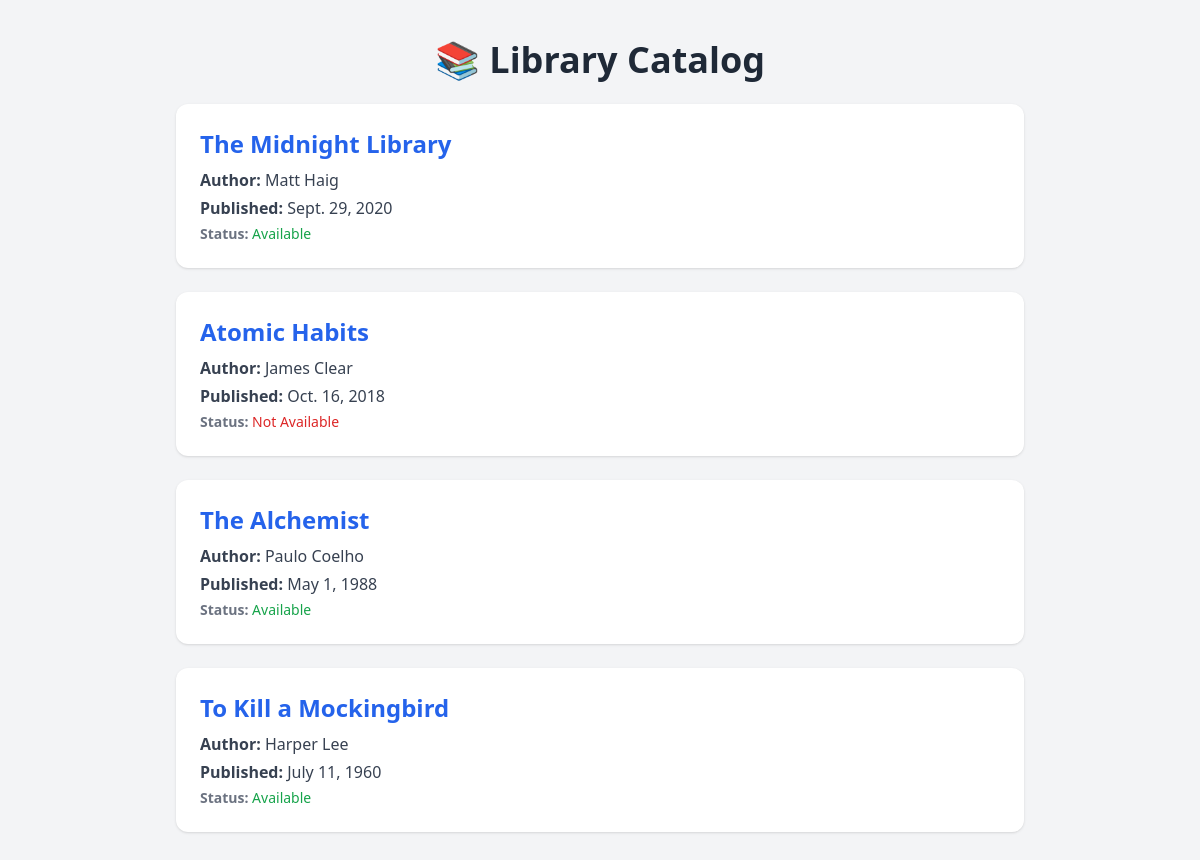
The page / on the database its author committed.
### books/models.py (models this page shows, shortened)
class Book(models.Model):
    title = models.CharField(max_length=200)
    author = models.CharField(max_length=100)
    published_date = models.DateField()
    is_available = models.BooleanField(default=True)

### books/views.py (the view)
# urls.py: path('', views.book_list, name='book_list'),
def book_list(request):
    books = Book.objects.all()
    return render(request, 'books/book_list.html', {'books': books})

### books/templates/books/book_list.html (shortened to what this page needs)
<!DOCTYPE html>
<html lang="en">
<head>
    <script src="https://cdn.tailwindcss.com"></script>
</head>
<body class="bg-gray-100 text-gray-800">
    <div class="max-w-4xl mx-auto py-10 px-6">
        <h1 class="text-4xl font-bold mb-6 text-center">📚 Library Catalog</h1>
        {% for book in books %}
            <div class="bg-white rounded-xl shadow p-6 mb-6 hover:shadow-lg transition">
                <h2 class="text-2xl font-semibold mb-2 text-blue-600">
                    <a href="{% url 'book_detail' book.id %}">{{ book.title }}</a>
                </h2>
                <p class="text-gray-700 mb-1"><strong>Author:</strong> {{ book.author }}</p>
                <p class="text-gray-700 mb-1"><strong>Published:</strong> {{ book.published_date }}</p>
                <p class="text-sm text-gray-500">
                    <strong>Status:</strong>
                    <span class="{% if book.is_available %}text-green-600{% else %}text-red-600{% endif %}">
                        {{ book.is_available|yesno:"Available,Not Available" }}
                    </span>
                </p>
            </div>
        {% empty %}
            <p class="text-center text-gray-600">No books available.</p>
        {% endfor %}
    </div>
</body>
</html>

### rows shown on the page
Book: title "The Midnight Library", author "Matt Haig", published_date "Sept. 29, 2020", is_available "Available"
Book: title "Atomic Habits", author "James Clear", published_date "Oct. 16, 2018", is_available "Not Available"
Book: title "The Alchemist", author "Paulo Coelho", published_date "May 1, 1988", is_available "Available"
Book: title "To Kill a Mockingbird", author "Harper Lee", published_date "July 11, 1960", is_available "Available"
